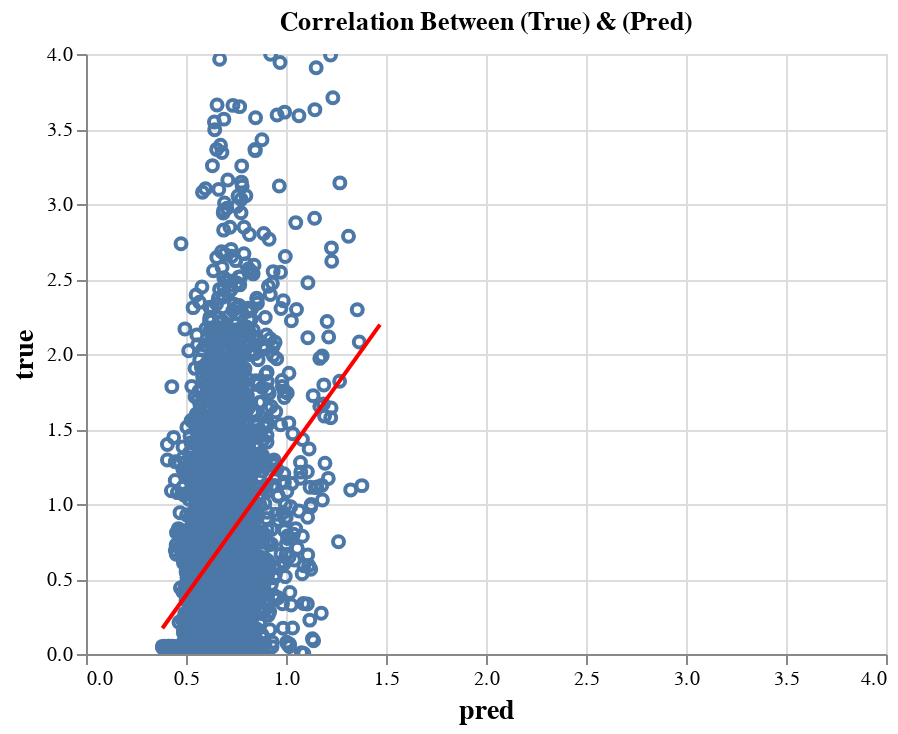

The notebook cell this image was saved under:
### Code cell
visualizer.plot_correlation(df_predicted, x="pred", y="true", xlim=(0,4), ylim=(0,4))

### Figure 1 — Vega-Lite specification as saved in the notebook (floating-point values rounded to 4 significant figures; data arrays with more than 128 entries replaced by an {"elided": "..."} marker saying what was removed)
{"config": {"view": {"continuousWidth": 400, "continuousHeight": 300}}, "layer": [{"mark": {"type": "point", "opacity": 1}, "encoding": {"tooltip": [{"type": "quantitative", "field": "pred", "format": ".2f", "title": "pred"}, {"type": "quantitative", "field": "true", "format": ".2f", "title": "true"}], "x": {"type": "quantitative", "axis": {"labelAngle": 0, "labelFontSize": 10, "title": "pred", "titleFontSize": 14}, "field": "pred", "scale": {"domain": [0, 4]}}, "y": {"type": "quantitative", "axis": {"labelFontSize": 10, "title": "true", "titleFontSize": 14}, "field": "true", "scale": {"domain": [0, 4]}}}, "height": 300, "selection": {"selector002": {"type": "interval", "bind": "scales", "encodings": ["x", "y"]}}, "title": "Correlation Between (True) & (Pred)", "width": 400}, {"mark": {"type": "line", "color": "red"}, "encoding": {"tooltip": [{"type": "quantitative", "field": "pred", "format": ".2f", "title": "pred"}, {"type": "quantitative", "field": "true", "format": ".2f", "title": "true"}], "x": {"type": "quantitative", "axis": {"labelAngle": 0, "labelFontSize": 10, "title": "pred", "titleFontSize": 14}, "field": "pred", "scale": {"domain": [0, 4]}}, "y": {"type": "quantitative", "axis": {"labelFontSize": 10, "title": "true", "titleFontSize": 14}, "field": "true", "scale": {"domain": [0, 4]}}}, "height": 300, "title": "Correlation Between (True) & (Pred)", "transform": [{"on": "pred", "regression": "true"}], "width": 400}], "data": {"name": "data-c086ddb47b7a24eca905934ecd94a16d"}, "$schema": "https://vega.github.io/schema/vega-lite/v4.8.1.json", "datasets": {"data-c086ddb47b7a24eca905934ecd94a16d": {"elided": "4459 records"}}}
